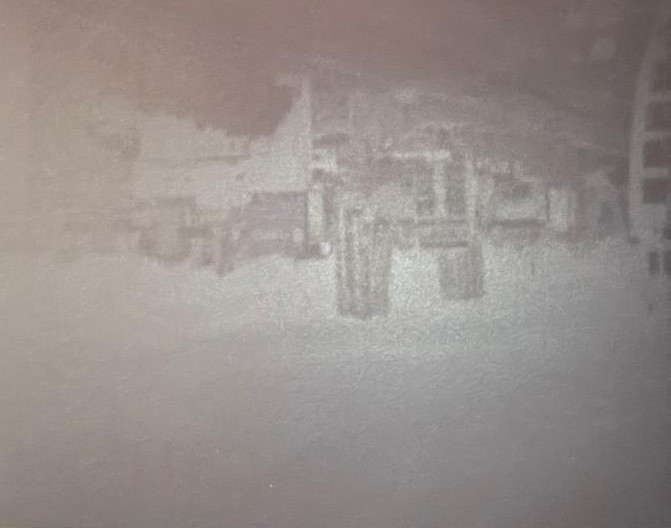
#> input picture 006/camara_oscura.jpeg, 671 x 528 px
$ jupyter execute 'Captura con cámara oscura + ecualización HSV.ipynb'
#> lines starting #> are read from the running program, lines starting #| are printed output that depends on the picture
## Requisitos

Capturar una imagen utilizando la cámara oscura.

## Instrucciones

- convertir la imagen a HSV
- separar canales H, S y V
- ecualizar únicamente el canal V
- recomponer la imagen

[cell 1]
import cv2
import matplotlib.pyplot as plt

# 1. Cargar la imagen capturada con cámara oscura
imagen = cv2.imread("camara_oscura.jpeg")
#> imagen is the input picture: shape (528, 671, 3); mean B, G, R 139.1, 142.4, 150.7
imagen = cv2.rotate(imagen, cv2.ROTATE_180)
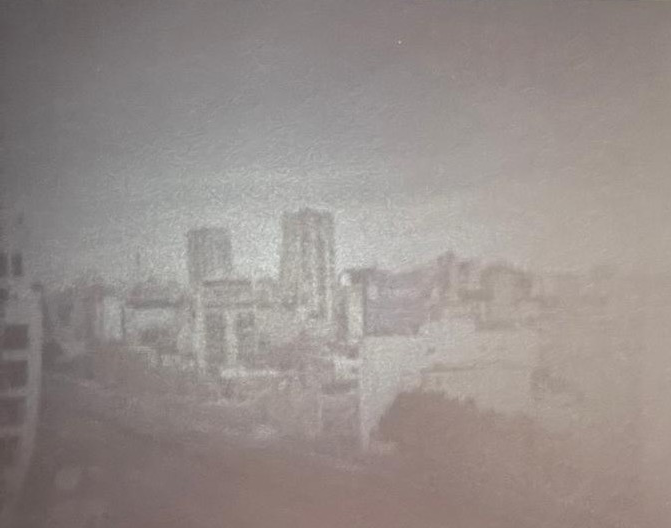
#> imagen: shape (528, 671, 3); mean B, G, R 139.1, 142.4, 150.7

# Verificamos que la imagen se haya cargado correctamente
if imagen is None:
    print("Error: no se pudo cargar la imagen. Revisá el nombre o la ruta del archivo.")
else:
    # OpenCV carga la imagen en formato BGR
    imagen_rgb = cv2.cvtColor(imagen, cv2.COLOR_BGR2RGB)

    # 2. Convertir la imagen a HSV
    imagen_hsv = cv2.cvtColor(imagen, cv2.COLOR_BGR2HSV)
#> imagen_hsv: shape (528, 671, 3); mean H, S, V 38.5, 20, 150.7

    # 3. Separar los canales H, S y V
    h, s, v = cv2.split(imagen_hsv)
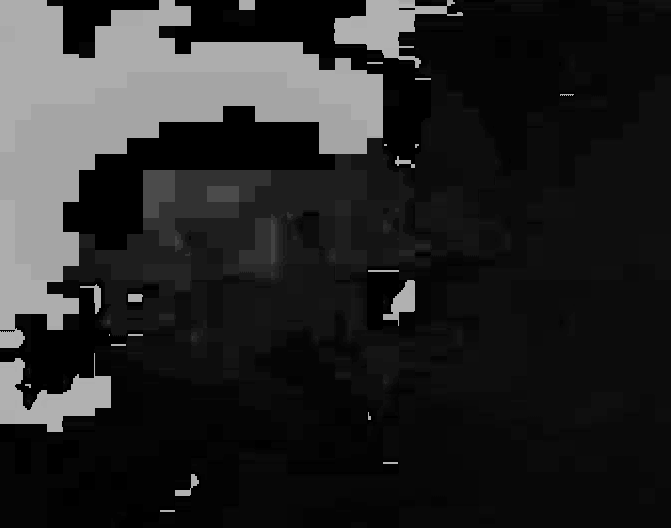
#> h: shape (528, 671); min 0, max 179, mean 38.5
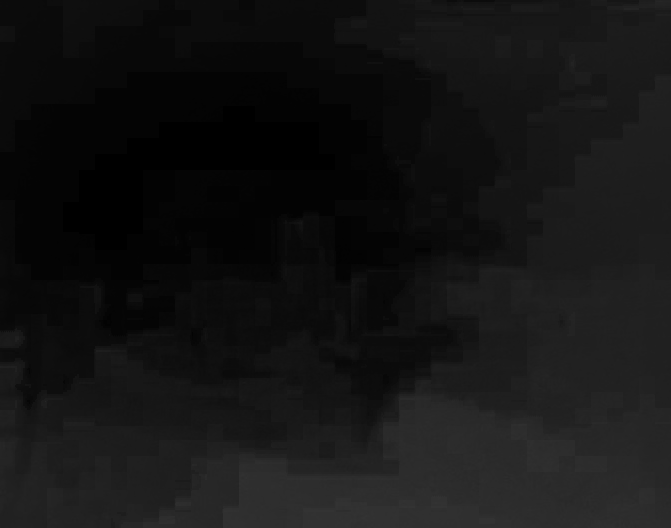
#> s: shape (528, 671); min 0, max 51, mean 20
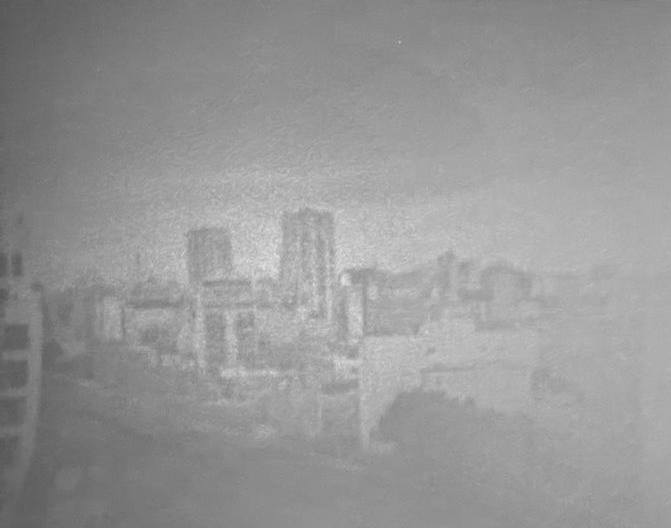
#> v: shape (528, 671); min 85, max 228, mean 150.7

    # 4. Ecualizar únicamente el canal V
    v_ecualizado = cv2.equalizeHist(v)
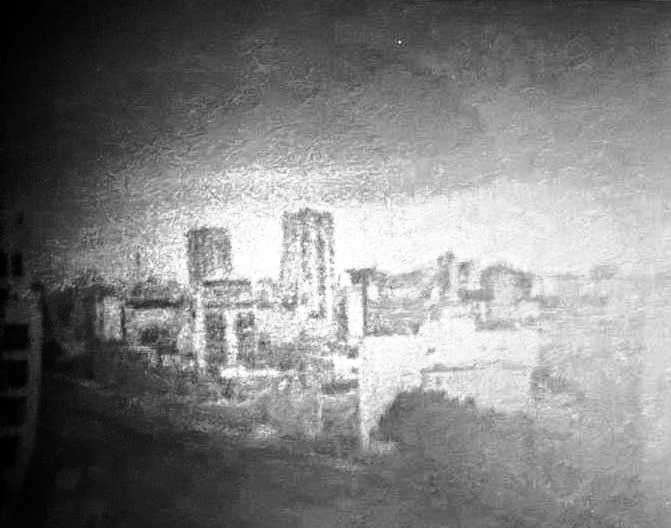
#> v_ecualizado: shape (528, 671); min 0, max 255, mean 129.1

    # 5. Recomponer la imagen HSV con el canal V ecualizado
    imagen_hsv_ecualizada = cv2.merge([h, s, v_ecualizado])
#> imagen_hsv_ecualizada: shape (528, 671, 3); mean H, S, V 38.5, 20, 129.1

    # 6. Convertir nuevamente de HSV a BGR y luego a RGB para mostrar
    imagen_ecualizada_bgr = cv2.cvtColor(imagen_hsv_ecualizada, cv2.COLOR_HSV2BGR)
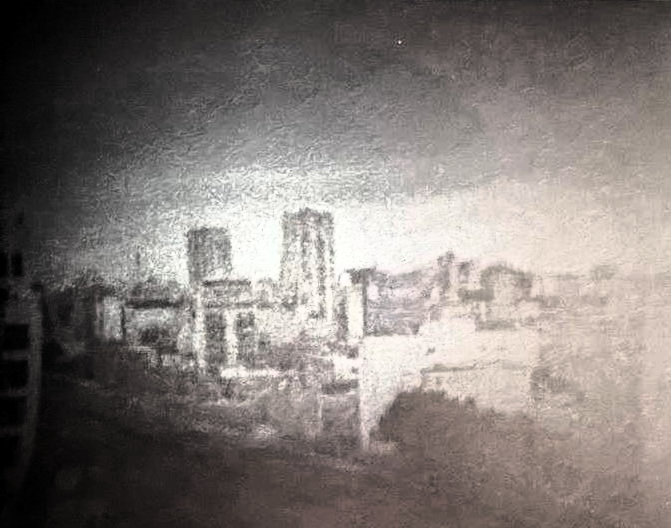
#> imagen_ecualizada_bgr: shape (528, 671, 3); mean B, G, R 118.6, 122.1, 129
    imagen_ecualizada_rgb = cv2.cvtColor(imagen_ecualizada_bgr, cv2.COLOR_BGR2RGB)

    # Mostrar resultados
    plt.figure(figsize=(12, 6))

    plt.subplot(1, 2, 1)
    plt.imshow(imagen_rgb)
    plt.title("Imagen original - cámara oscura")
    plt.axis("off")

    plt.subplot(1, 2, 2)
    plt.imshow(imagen_ecualizada_rgb)
    plt.title("Imagen con canal V ecualizado")
    plt.axis("off")

    plt.show()

    # Mostrar histogramas del canal V original y V ecualizado

    plt.figure(figsize=(12, 5))

    plt.subplot(1, 2, 1)
    plt.hist(v.ravel(), bins=256, range=[0, 256])
    plt.title("Histograma canal V original")
    plt.xlabel("Intensidad")
    plt.ylabel("Cantidad de píxeles")

    plt.subplot(1, 2, 2)
    plt.hist(v_ecualizado.ravel(), bins=256, range=[0, 256])
    plt.title("Histograma canal V ecualizado")
    plt.xlabel("Intensidad")
    plt.ylabel("Cantidad de píxeles")

    plt.show()
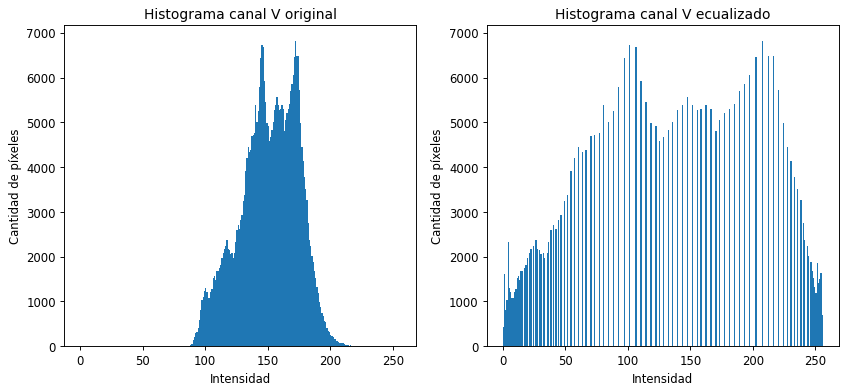
#> figure drawn by matplotlib, 2 panels; panel 1: tallest bar 6825 high, from x = 172 to 173; panel 2: tallest bar 6825 high, from x = 207 to 208
